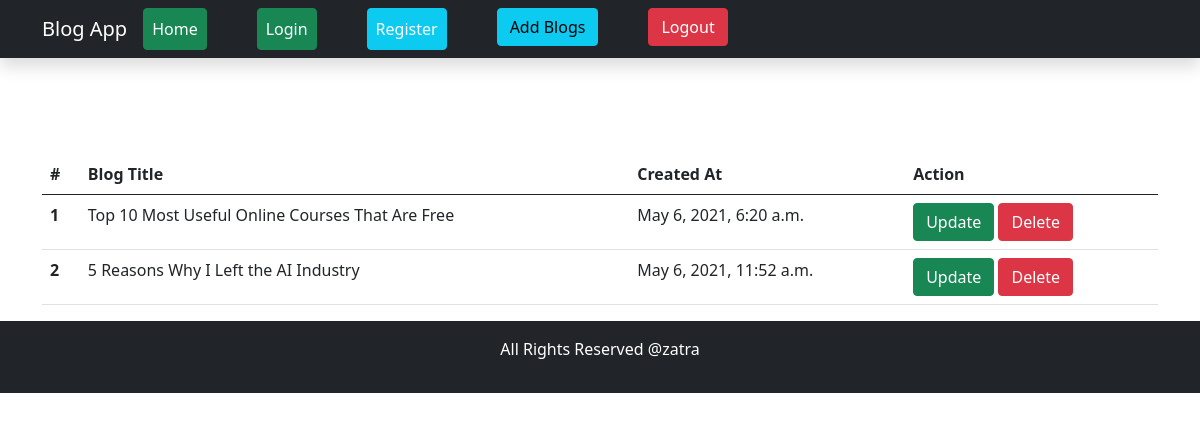
/see_blog/ (signed in), run on the app's committed database.
### blogs/models.py (models this page shows, shortened)
class BlogModel(models.Model):
    title=models.CharField(max_length=1000)
    content=FroalaField()
    slug=models.SlugField(max_length=1000, null=True, blank=True)
    user=models.ForeignKey(User, blank=True, null=True, on_delete=models.CASCADE)
    image=models.ImageField(upload_to='blog')
    created_at=models.DateTimeField(auto_now_add=True)
    updated_at=models.DateTimeField(auto_now=True)

### blogs/views.py (the view)
# urls.py: path('see_blog/', see_blog, name="see_blog"),
@login_required(login_url='/login')
def see_blog(request):
    context={}
    try:
        blog_objs = BlogModel.objects.filter(user=request.user)
        context['blog_objs'] = blog_objs
    except Exception as e:
        print(e)
    return render(request, 'see_blog.html', context)

### blogs/templates/see_blog.html
{% extends "base.html" %}
{% block content %}
<section class="mt-5 pt-5">
    <div class="container">
        <table class="table">
            <thead>
              <tr>
                <th scope="col">#</th>
                <th scope="col">Blog Title</th>
                <th scope="col">Created At</th>
                <th scope="col">Action</th>
              </tr>
            </thead>
            <tbody>
                {% for blog in blog_objs %}
              <tr>
                <th scope="row">{{forloop.counter}}</th>
                <td>{{blog.title}}</td>
                <td>{{blog.created_at}}</td>
                <td>
                    <a href="{% url 'blog_update' blog.slug %}" class="btn btn-success">Update</a>
                    <a href="{% url 'blog_delete' blog.id %}" class="btn btn-danger">Delete</a>
                </td>
              </tr>
              {% endfor %}
            </tbody>
        </table>
    </div>
</section>
{% endblock %}

### data on the page
BlogModel: title "Top 10 Most Useful Online Courses That Are Free", created_at "May 6, 2021, 6:20 a.m."
BlogModel: title "5 Reasons Why I Left the AI Industry", created_at "May 6, 2021, 11:52 a.m."
